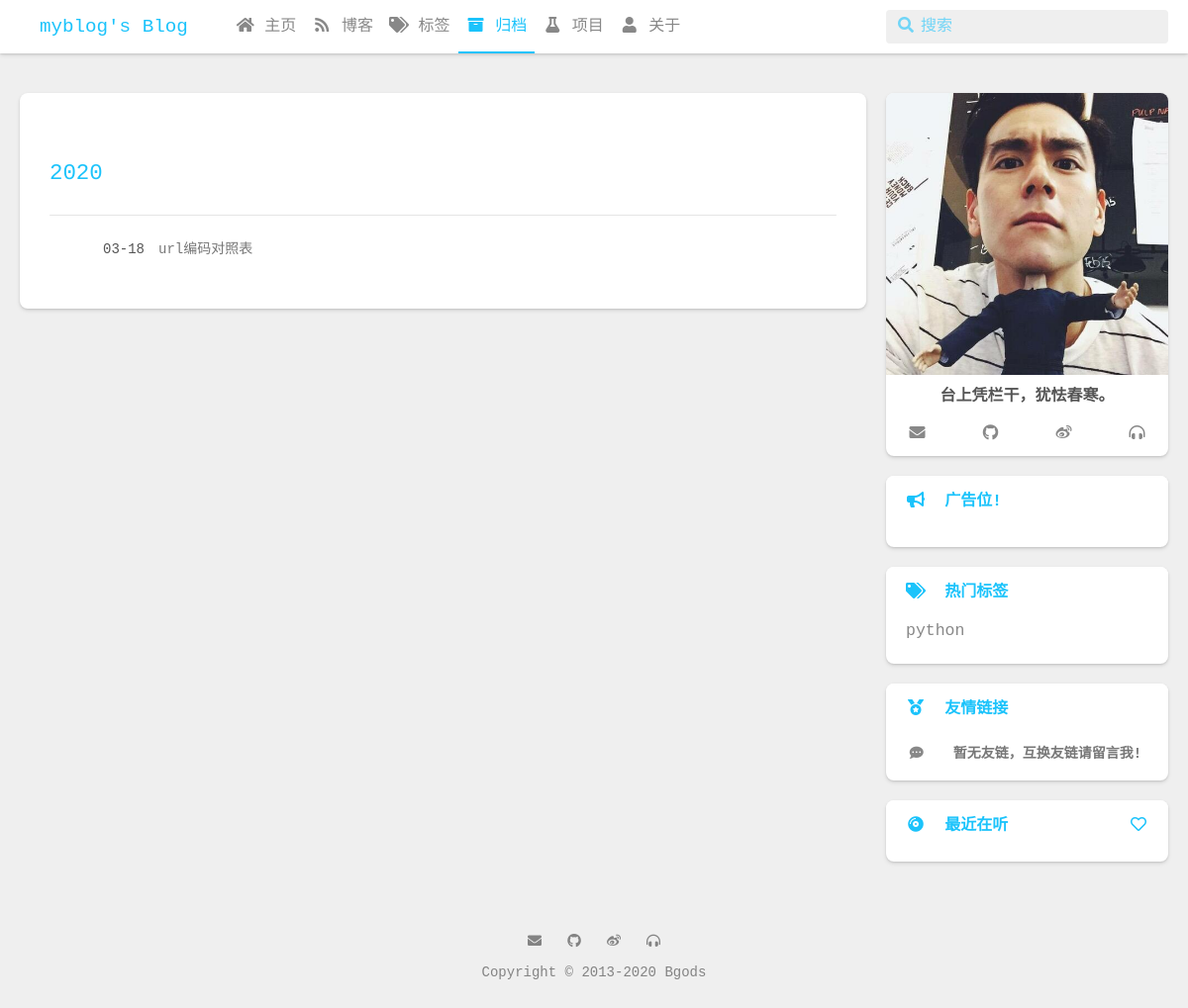
/blog/archives/, run on the app's committed database.
### blog/models.py (models this page shows, shortened)
class Post(models.Model):
    title = models.CharField(max_length=100, verbose_name=u'标题')
    body = MDTextField(verbose_name=u'正文')
    created_time = models.DateTimeField(verbose_name=u'创建时间')
    modified_time = models.DateTimeField(auto_now=True, verbose_name=u'更新时间')
    tags = models.ManyToManyField(Tag, blank=True, verbose_name=u'标签')
    author = models.ForeignKey(User, on_delete=models.CASCADE, verbose_name=u'作者')
    views = models.PositiveIntegerField(default=0, verbose_name=u'阅读数')
    is_top = models.BooleanField(default=False, verbose_name=u'顶置文章')
    is_show = models.BooleanField(default=True, verbose_name=u'发布状态')
    post_type = models.CharField(max_length=20,
                                 choices=(('post', u'博客文章'),
                                          ('about', u'关于页面'),
                                          ('project', u'我的项目'),
                                          ),
                                 default='post',
                                 verbose_name=u'类型'
                                 )
    def get_absolute_url(self):
        return reverse('blog:post', kwargs={'pk': self.pk})
    class Meta:
        ordering = ['-is_top', '-created_time']
        verbose_name = u'博客文章'
        verbose_name_plural = u'博客文章'

class Tag(models.Model):
    name = models.CharField(max_length=100, unique=True, verbose_name=u'标签')
    class Meta:
        verbose_name = u'标签'
        verbose_name_plural = u'标签'

### blog/views.py (the view)
# urls.py: path('archives/', BlogViews.Archives, name='Archives'),
def Archives(request):
    years = Post.objects.filter(is_show=True,post_type='post').dates('created_time', 'year', order='DESC')
    post_list = Post.objects.filter(is_show=True,post_type='post').order_by('-created_time')
    return render(request, 'blog/archives.html', context={'years':years, 'post_list':post_list})

### blog/templatetags/blog_tags.py (called while the page is built)
@register.simple_tag
def get_tags():
    tags_style = [
        "font-size:19px;color:#777",
        "font-size:14px;color:#999",
        "font-size:16.5px;color:#888",
        "font-size:24px;color:#555",
        "font-size:21.5px;color:#666"
    ]
    tags = Tag.objects.filter(post__is_show=True).annotate(num_posts=Count('post')).filter(num_posts__gt=0).order_by('-num_posts')[:20]
    return {'tags_style':tags_style, 'tags':tags}

@register.simple_tag
def get_links():
    return Links.objects.filter(is_show=True)

@register.simple_tag
def get_advertising():
    return Advertising.objects.filter(is_show=True)

@register.simple_tag
def get_site_configs():
    return SITE_CONFIGS

### templates/blog/archives.html (shortened to what this page needs)
{% extends 'blog/base.html' %}
{% block l_main %}
<div class="l_main">
    <article id="archive-page" class="post article white-box">
        <section class="archive">
        {% for year in years %}
            <div class="archive-item archive-year mark"><h2>{{ year.year }}</h2><hr></div>
            {% for post in post_list %}
                {% if year.year == post.created_time.year %}
                <div class="archive-item archive-post mark">
                    <a href="{{ post.get_absolute_url }}">
                        <time>{{ post.created_time | date:'m-d' }}</time>
                        <span class="title">{{ post.title }}</span>
                    </a>
                </div>
                {% endif %}
            {% endfor %}
        {% empty %}
            找不到任何文章!
        {% endfor %}
        </section>
    </article>
</div>
{% endblock %}

### templates/blog/aside.html (shortened to what this page needs)
{% load static %}
{% load blog_tags %}
{% load blog_tags %}
{% get_site_configs as SITE_CONFIGS %}
<aside class="l_side">
    <section class="author">
        <div class="content pure">
            <div class="avatar"><img class="avatar" src="{% static 'images/avatar.png' %}"></div>
            <div class="text">
                <p><span id="jinrishici-sentence">台上凭栏干，犹怯春寒。</span></p>
            </div>
            <div class="social-wrapper">
                <a href="mailto:{{ SITE_CONFIGS.Footer.Email }}" class="social flat-btn waves-effect waves-button" target="_blank" rel="external"><i class="social fas fa-envelope" aria-hidden="true"></i></a>
                <a href="{{ SITE_CONFIGS.Footer.GitHub }}" class="social flat-btn waves-effect waves-button" target="_blank" rel="external nofollow noopener noreferrer"><i class="social fab fa-github" aria-hidden="true"></i></a>
                <a href="{{ SITE_CONFIGS.Footer.Weibo }}" class="social flat-btn waves-effect waves-button" target="_blank" rel="external nofollow noopener noreferrer"><i class="social fab fa-weibo" aria-hidden="true"></i></a>
                <a href="{{ SITE_CONFIGS.Footer.Music }}" class="social flat-btn waves-effect waves-button" target="_blank" rel="external nofollow noopener noreferrer"><i class="social fas fa-headphones-alt" aria-hidden="true"></i></a>
            </div>
        </div>
    </section>
    <section class="plain">
        <header class="pure">
            <div><i class="fas fa-bullhorn fa-fw" aria-hidden="true"></i>&nbsp;&nbsp;广告位!</div>
        </header>
        <div class="content pure">
        </div>
    </section>
    <section class="tagcloud">
        <header class="pure"><div><i class="fas fa-tags fa-fw" aria-hidden="true"></i>&nbsp;&nbsp;热门标签</div></header>
        <div class="content pure">
            {% get_tags as tags_list %}
            {% for tag in tags_list.tags %}
            <a href="{% url 'blog:tags' tag.name %}" style="{{ tags_list.tags_style | random }}">{{ tag.name }}</a>
            {% empty %}
                <a></a>
            {% endfor %}
        </div>
    </section>
    <section class="list">
        <header class="pure"><div><i class="fas fa-medal fa-fw" aria-hidden="true"></i>&nbsp;&nbsp;友情链接</div></header>
        <div class="content pure">
            <ul class="entry">
                {% get_links as links %}
                {% for link in links %}
                <li><a class="flat-box waves-effect waves-block" title="{{ link.name }}" href="{{ link.url }}" target="_blank"><div class="name"><i class="fas fa-link fa-fw" aria-hidden="true"></i> &nbsp;&nbsp;{{ link.name }}</div></a></li>
                {% empty %}
                <li><a class="flat-box waves-effect waves-block" title="" href="{% url 'blog:About' %}"><div class="name"><i class="fas fa-comment-dots fa-fw" aria-hidden="true"></i> &nbsp;&nbsp;暂无友链，互换友链请留言我!</div></a></li>
                {% endfor %}
            </ul>
        </div>
    </section>
    {% if SITE_CONFIGS.Music.enable == 'true' %}
    <section class="music">
        <header class="pure">
            <div><i class="fas fa-compact-disc fa-fw" aria-hidden="true"></i>&nbsp;&nbsp;最近在听</div>
            <a class="rightBtn" target="_blank" rel="external nofollow noopener noreferrer" href="{{ SITE_CONFIGS.Music.home }}" title="{{ SITE_CONFIGS.Music.home }}"><i class="far fa-heart fa-fw"></i></a>
        </header>
        <div class="content pure">
            <link rel="stylesheet" href="https://cdn.jsdelivr.net/npm/aplayer@1.7.0/dist/APlayer.min.css">
        </div>
    </section>
    {% endif %}
</aside>

### data on the page
Post: created_time "03-18", title "url编码对照表"
Tag: name "python"

### other printed values
{{ SITE_CONFIGS.Name }} "myblog"
{{ year.year }} "2020"
